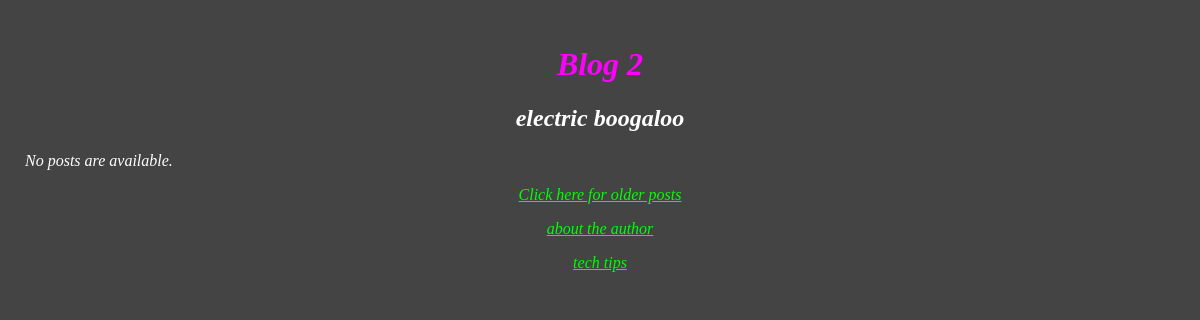
The page /blog/ on the database as committed earlier.
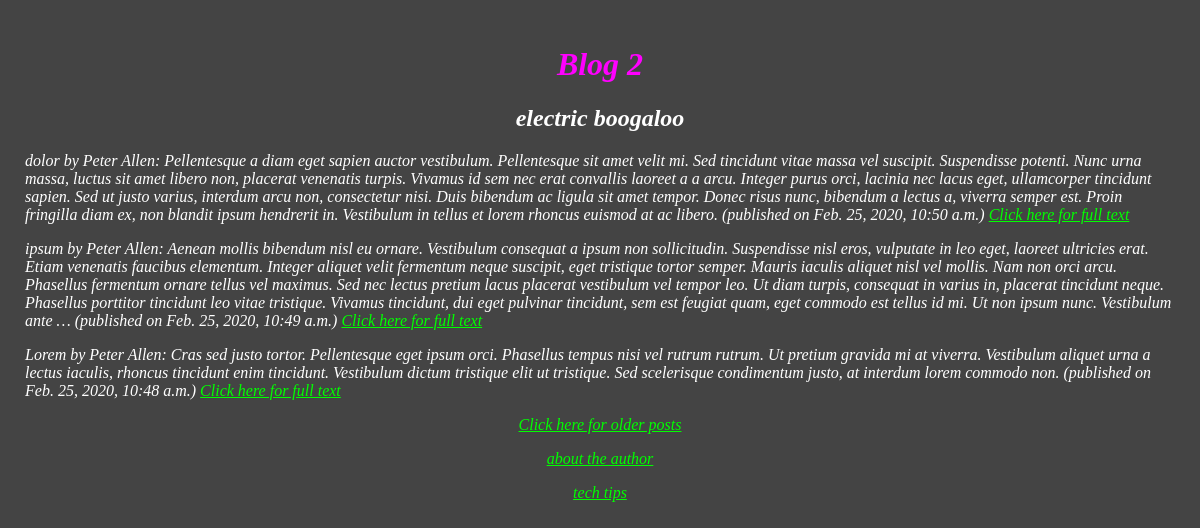
The same page on the database as committed later.
### blog/models.py (models this page shows, shortened)
class Blog(models.Model):
	title = models.CharField(max_length=16)
	author = models.CharField(max_length=16)
	content  = models.TextField()
	posted = models.DateTimeField()

### blog/views.py (the view)
# urls.py: path('', views.index, name='index'),
def index(request):
	posts = Blog.objects.order_by('-posted')
	return render(request, 'blog/index.html',{'posts': posts [:3]})

### blog/templates/blog/index.html (shortened to what this page needs)
<!DOCTYPE html>
<html lang="en">
    <head>
	{% load static %}
        <link rel="stylesheet" href="{% static 'blog/style.css' %}" type="text/css"/>
    </head>
    <body>
   	 	<h1 id ="test"> Blog 2 </h1>
   	 	<h2> electric boogaloo </h2>
	{% if posts %}
	    {% for post in posts %}
	        <p> {{ post.title}} by {{ post.author }}: {{ post.content|truncatewords:100 }} (published on {{post.posted}}) <a href = "{{post.id}}/">Click here for full text</a></p>
	    {% endfor %}
	{% else %}
	    <p>No posts are available.</p>
	{% endif %}
	{% if posts|length > 3 %}
		<a href="/blog">Back to the main page</a>
	{% else %}
		<a href="/blog/archive">Click here for older posts</a>
	{% endif %}
	<a href="about" > about the author </a>
	<a href="techtips" > tech tips </a>
    </body>
</html>

### blog/static/blog/style.css (style rules this page uses)
body { background-color: #444444 }
body { color: #ffffff }
body { font-family: "Times New Roman" }
body { font-style: oblique }
body { text-align: center }
body { margin: 10px }
body { padding: 15px }
p { text-align: left }
#test { color: #ff00ff }
a { color: #00ff00 }

Rows that differ between the two databases and show on the page:
added Blog: title "dolor", author "Peter Allen", content "Pellentesque a diam eget sapien auctor vestibulum. Pellentesque sit amet velit mi. Sed tincidunt vitae massa vel suscipit. Suspendisse potenti. Nunc urna massa, luctus sit amet libero non, placerat venenatis turpis. Vivamus id sem nec erat convallis laoreet a a arcu. Integer purus orci, lacinia nec lacus eget, ullamcorper tincidunt sapien. Sed ut justo varius, interdum arcu non, consectetur nisi. Duis bibendum ac ligula sit amet tempor. Donec risus nunc, bibendum a lectus a, viverra semper est. Proin fringilla diam ex, non blandit ipsum hendrerit in. Vestibulum in tellus et lorem rhoncus euismod at ac libero.", posted "Feb. 25, 2020, 10:50 a.m."
added Blog: title "ipsum", author "Peter Allen", content "Aenean mollis bibendum nisl eu ornare. Vestibulum consequat a ipsum non sollicitudin. Suspendisse nisl eros, vulputate in leo eget, laoreet ultricies erat. Etiam venenatis faucibus elementum. Integer aliquet velit fermentum neque suscipit, eget tristique tortor semper. Mauris iaculis aliquet nisl vel mollis. Nam non orci arcu. Phasellus fermentum ornare tellus vel maximus. Sed nec lectus pretium lacus placerat vestibulum vel tempor leo. Ut diam turpis, consequat in varius in, placerat tincidunt neque. Phasellus porttitor tincidunt leo vitae tristique. Vivamus tincidunt, dui eget pulvinar tincidunt, sem est feugiat quam, eget commodo est tellus id mi. Ut non ipsum nunc. Vestibulum ante …", posted "Feb. 25, 2020, 10:49 a.m."
added Blog: title "Lorem", author "Peter Allen", content "Cras sed justo tortor. Pellentesque eget ipsum orci. Phasellus tempus nisi vel rutrum rutrum. Ut pretium gravida mi at viverra. Vestibulum aliquet urna a lectus iaculis, rhoncus tincidunt enim tincidunt. Vestibulum dictum tristique elit ut tristique. Sed scelerisque condimentum justo, at interdum lorem commodo non.", posted "Feb. 25, 2020, 10:48 a.m."
Other text that changed with them:
text no longer shown: "No posts are available."
